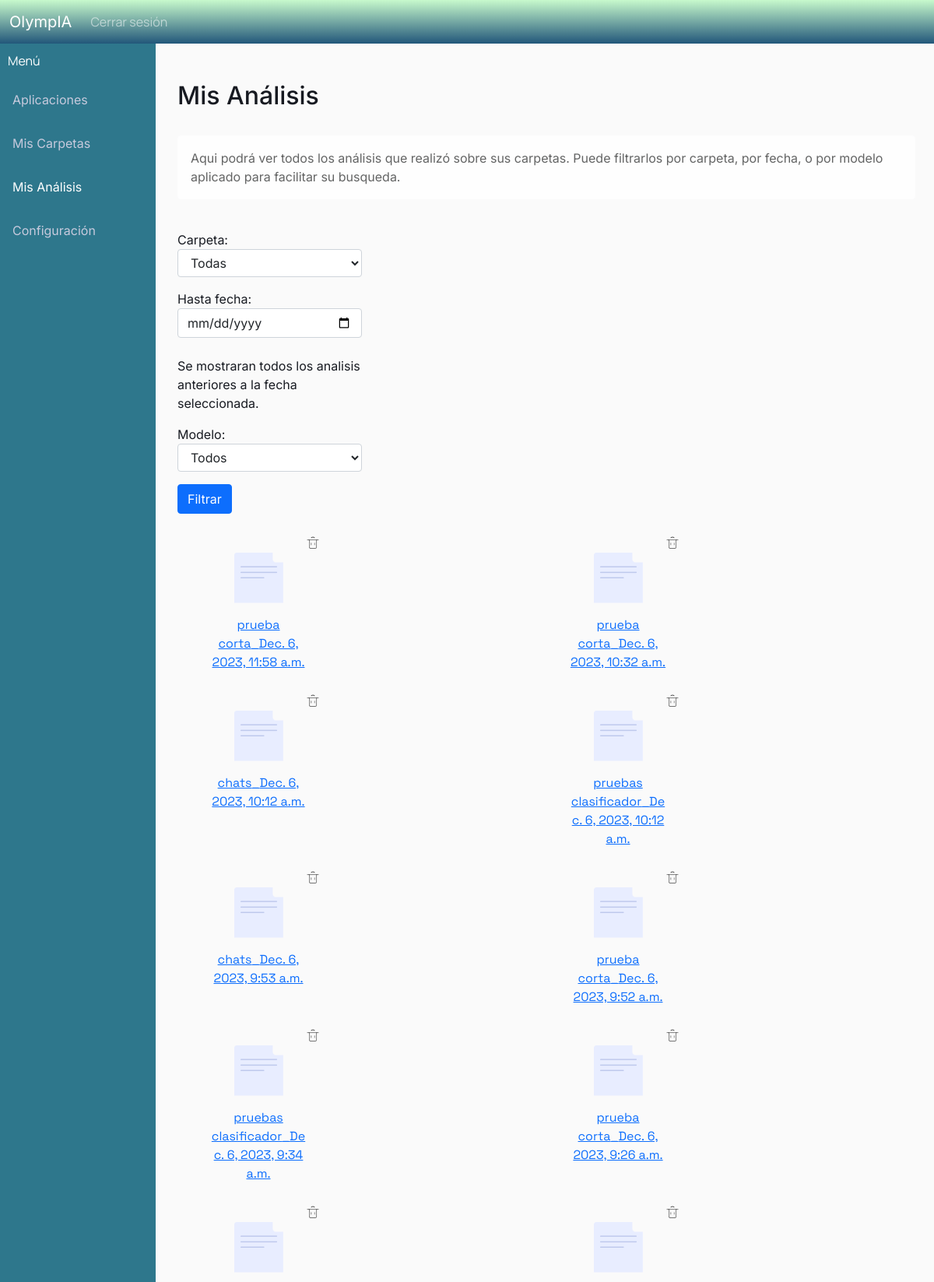
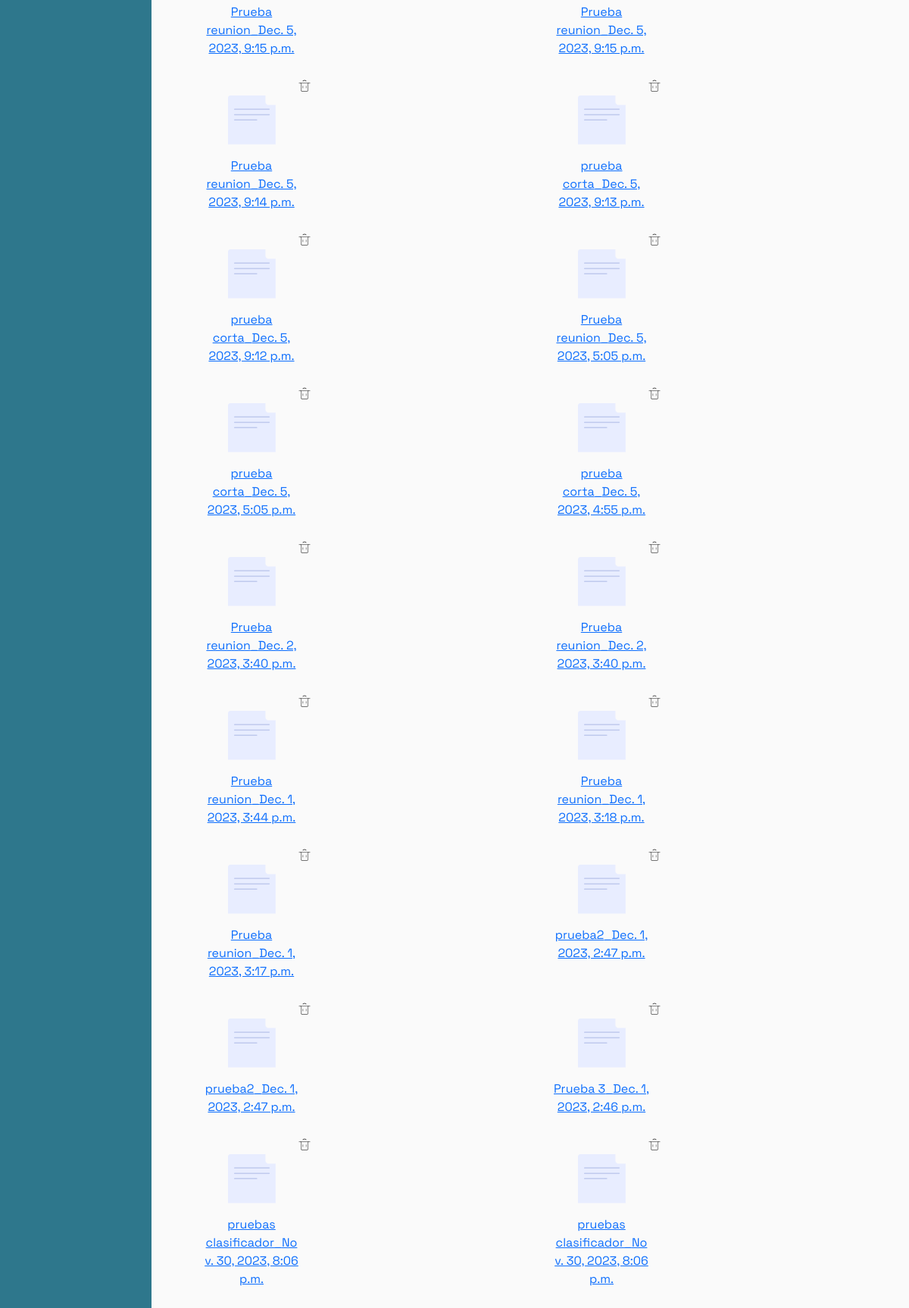
The page /resultados (signed in, upper part) on the database its author committed (2 pictures, top to bottom).
### analisis/models.py (models this page shows, shortened)
class Analisis(models.Model):
    class Meta:
        verbose_name_plural = "Analisis"
    fecha = models.DateTimeField(null=False, default=datetime.now)
    informe = models.TextField(blank=True, null=True) #capaz esto lo sacamos y en su ligar armamos el html del informe con los graficos y las imagenes. O aca se pone el template del informe
    carpeta =  models.ForeignKey(Carpeta, on_delete=models.CASCADE, blank=True)  # si se borra la carpeta se borra el analisis. Esto no deberia pasar pero da un error al borrar archivos si no esta esto.
    modelo = models.ForeignKey(Modelo, on_delete=models.DO_NOTHING, blank=True)

class Carpeta(models.Model):
    nombre = models.CharField(max_length=256)
    fecha_creacion = models.DateTimeField(null=False)
    ultima_modificacion = models.DateTimeField(null=False)
    usuario = models.ForeignKey(User, on_delete=models.CASCADE)

### analisis/views.py (the view)
# urls.py: path("resultados", views.resultados, name="analisis-resultados"),
@login_required
def resultados(request):
    carpetas = Carpeta.objects.filter(usuario = request.user)
    analisis = None
    if request.method == 'POST':
        form = AnalisisViewForm(request.POST,user_id = request.user.id)
        if form.is_valid():
            carpeta = form.cleaned_data['carpeta']
            fecha = form.cleaned_data['fecha']
            modelo = form.cleaned_data['modelo']
            if carpeta == 'all':
                carpetas = Carpeta.objects.filter(usuario = request.user)
            else:
                carpetas = Carpeta.objects.filter(usuario = request.user, id = carpeta)
            if fecha:
                if modelo != 'all':
                    analisis = Analisis.objects.filter(Q(carpeta__in = carpetas), Q( fecha__lte = fecha), Q(modelo = modelo)).order_by("-id")
                else:
                    analisis = Analisis.objects.filter(Q(carpeta__in = carpetas), Q( fecha__lte = fecha)).order_by("-id")
            else:
                if modelo != 'all':
                    analisis = Analisis.objects.filter(Q(carpeta__in = carpetas), Q(modelo = modelo)).order_by("-id")
                else:
                    analisis = Analisis.objects.filter(carpeta__in = carpetas).order_by("-id")
    else:
        form = AnalisisViewForm(user_id = request.user.id)
        carpetas = Carpeta.objects.filter(usuario = request.user)
        analisis = Analisis.objects.filter(carpeta__in = carpetas).order_by("-id")
    context = {
        'analisis' : analisis,
        'form' : form,
    }
    return render(request, "analisis/resultados.html",context=context)

### analisis/templates/analisis/resultados.html (shortened to what this page needs)
{% extends "analisis/base.html" %}
{% load static %}
{% block content %}
<div class="row">
    <div class="col-sm">
        <div class="sidebar">
            <div class="sidebar-brand"> Menú </div>
            <a href="{% url 'analisis-principal' %}">Aplicaciones</a>
            <a href="{% url 'analisis-carpetas' %}">Mis Carpetas</a>
            <a class="active" href="">Mis Análisis</a>
            <a href="{% url 'analisis-config' %}">Configuración</a>
        </div>
    </div>
    <div class = "col-md-10">
        <main role="main" class="container">
            <h2>Mis Análisis</h2>
            <div class="alert alert-light" role="alert">
                Aqui podrá ver todos los análisis que realizó sobre sus carpetas. Puede filtrarlos por carpeta, por fecha, o por modelo aplicado para facilitar su busqueda.
            </div>
            <div class = "col-3">
                <form action="" method=POST enctype="multipart/form-data">
                    {{ form.as_p }}
                    <input type="submit" value="Filtrar" class="btn btn-primary btn-md">
                </form>
            </div>
            <div class="container">
                <div class="row">
                    {% for analisis in analisis %}
                        <div class="col-6">
                            <div class="card bg-transparent border-0" style="width:10rem;">
                                <div class = "text-end">
                                    <a href="{% url 'analisis-borrar_analisis' analisis.id %}" onclick="return confirm('¿Estás seguro de que quieres eliminar este análisis?')">
                                        <img src="{% static 'images/trash.png'%}" width="20" >
                                    </a>
                                </div>
                                <div class="text-center" >
                                    <a href="{% url 'analisis-resultado' analisis.id %}">
                                        <div class="text-center" >
                                            <img src="{% static 'images/archivo.png'%}">
                                        </div>
                                        <div class="card-body">
                                            <div class="card-title nombre">{{analisis.carpeta.nombre}}_{{analisis.fecha}}</div>
                                        </div>
                                    </a>
                                </div>
                            </div>
                        </div>
                    {% endfor %}
                </div>
            </div>
        </main>
    </div>
</div>
{% endblock content %}

### analisis/static/analisis.css (style rules this page uses)
body { background: #fafafa; color: #171A21; margin-top: 3.5rem; font-family: 'Inter', 'Space Grotesk', Arial, sans-serif; }
h1, h2, h3, h4, h5, h6 { color: #171A21; }
.sidebar { margin: 0; padding: 0; width: 200px; background-color: #2E778C; position: fixed; height: 100%; overflow: auto; }
.sidebar a { display: block; color: #C7CADD; padding: 16px; text-decoration: none; }
.sidebar a.active { color: white; }
.sidebar-brand { padding: 10px; color: #ffffff; font-family: 'Manrope'; }
.nombre { font-family: 'Space Grotesk'; text-decoration: none; }
.form-control { appearance: menulist; }

### rows shown on the page
Analisis: carpeta.nombre "prueba corta", fecha "Dec. 6, 2023, 11:58 a.m."
Analisis: carpeta.nombre "prueba corta", fecha "Dec. 6, 2023, 10:32 a.m."
Analisis: carpeta.nombre "chats", fecha "Dec. 6, 2023, 10:12 a.m."
Analisis: carpeta.nombre "pruebas clasificador", fecha "Dec. 6, 2023, 10:12 a.m."
Analisis: carpeta.nombre "chats", fecha "Dec. 6, 2023, 9:53 a.m."
Analisis: carpeta.nombre "prueba corta", fecha "Dec. 6, 2023, 9:52 a.m."
Analisis: carpeta.nombre "pruebas clasificador", fecha "Dec. 6, 2023, 9:34 a.m."
Analisis: carpeta.nombre "prueba corta", fecha "Dec. 6, 2023, 9:26 a.m."
Analisis: carpeta.nombre "Prueba reunion", fecha "Dec. 5, 2023, 9:15 p.m."
Analisis: carpeta.nombre "Prueba reunion", fecha "Dec. 5, 2023, 9:15 p.m."
Analisis: carpeta.nombre "Prueba reunion", fecha "Dec. 5, 2023, 9:14 p.m."
Analisis: carpeta.nombre "prueba corta", fecha "Dec. 5, 2023, 9:13 p.m."
Analisis: carpeta.nombre "prueba corta", fecha "Dec. 5, 2023, 9:12 p.m."
Analisis: carpeta.nombre "Prueba reunion", fecha "Dec. 5, 2023, 5:05 p.m."
Analisis: carpeta.nombre "prueba corta", fecha "Dec. 5, 2023, 5:05 p.m."
Analisis: carpeta.nombre "prueba corta", fecha "Dec. 5, 2023, 4:55 p.m."
Analisis: carpeta.nombre "Prueba reunion", fecha "Dec. 2, 2023, 3:40 p.m."
Analisis: carpeta.nombre "Prueba reunion", fecha "Dec. 2, 2023, 3:40 p.m."
Analisis: carpeta.nombre "Prueba reunion", fecha "Dec. 1, 2023, 3:44 p.m."
Analisis: carpeta.nombre "Prueba reunion", fecha "Dec. 1, 2023, 3:18 p.m."
Analisis: carpeta.nombre "Prueba reunion", fecha "Dec. 1, 2023, 3:17 p.m."
Analisis: carpeta.nombre "prueba2", fecha "Dec. 1, 2023, 2:47 p.m."
Analisis: carpeta.nombre "prueba2", fecha "Dec. 1, 2023, 2:47 p.m."
Analisis: carpeta.nombre "Prueba 3", fecha "Dec. 1, 2023, 2:46 p.m."
Analisis: carpeta.nombre "pruebas clasificador", fecha "Nov. 30, 2023, 8:06 p.m."
Analisis: carpeta.nombre "pruebas clasificador", fecha "Nov. 30, 2023, 8:06 p.m."
